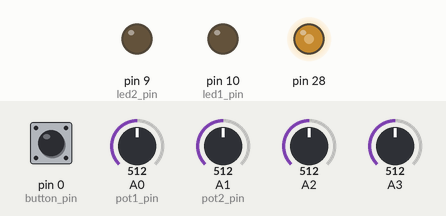
Recording of a sketch running on a simulated Teensy 4. On the bench: output pins drawn as LEDs (lit = HIGH). Inputs (shaded band) come from the test bench; at power-on: pin 0 (button_pin) HIGH, A1 (pot2_pin) = 512, A0 (pot1_pin) = 512, A2 = 512, A3 = 512 (analog values on the 0–1023 scale). What the sketch prints to the serial monitor is not drawn.

Above: at 1.2 s.
1.3 s: pin 0 (button_pin) pulled LOW for 0.15 s
4.4 s: pin 0 (button_pin) pulled LOW for 1 s
Timing chart, 0 to 4.4 s (numbered marks = the images above; inputs shaded):
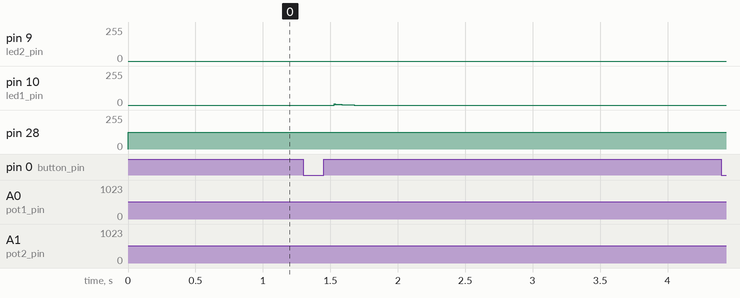

Measured:
- after the input at 1.3 s, pin 9 (led2_pin): stays 0/255 (without the input it goes to 184/255 after 3.1 s)

The sketch:

class2_-_2_LFO_and_envelope_commented.ino
```cpp
/*
  Modulating the oscillator with LFOs
*/

IntervalTimer timer1; //Make a new interval timer called timer1

int led1_pin =  10;
int led1_state = LOW;
int led2_pin =  9;
int led2_state = 0;
unsigned long current_time;

//Instead of having the variables named like this:
/*
  unsigned long  previous_time1 = 0;
  unsigned long  previous_time2 = 0;
  unsigned long  previous_time3 = 0;
  unsigned long interval1 = 50;
  unsigned long interval2 = 50;
  unsigned long interval3 = 50;

*/

//lets do it like this:
unsigned long  previous_time[8];
unsigned long  time_interval[8] = {50, 50, 200};
//interval[0] now contains 50, interval[2] is 200, interval[3] is 0

int button_pin = 0;
int prev_button_state;
int button_state;
int pot1_pin = A0;
int pot2_pin = A1;
int pot_reading[8];
float fold_amount; //floats can hold decimals
float freq1;
float freq2, freq3;
int out1, out2, out3;// You can define variables like this too. All of them will be integers equal to 0
uint32_t dds_tune;
uint32_t dds_rate;
int lfo_latch[8];
float lfo[8]; //an array of 8 integers named "lfo"
float mod[8];
unsigned long cu, du, looptime;


void setup() {
  pinMode(led1_pin, OUTPUT);
  pinMode(led2_pin, OUTPUT);
  pinMode(button_pin, INPUT_PULLUP);
  //On the Teensy the resolutions of the in and out can be set to 12 bits
  // by default it is 8 bit out, 10 bit in
  // when looking at other examples it's important to know what range these values are
  analogReadResolution(12);
  analogWriteResolution(12);
  analogReadAveraging(64); //instead of reading once, do it 64 times and average

  //set the rate of our interrupt timer
  dds_rate = 40; //20 microseconds = 50KHz
  dds_tune = (1.00 / (dds_rate * .000001)); //used to make the oscillation at the frequency we want them to be
  timer1.begin(osc1, dds_rate);
}

void osc1() { // code that is run whenever the timer goes off, every 20 micros

  cu = micros(); // count the time in microseconds
  //this can be done in the loop but since it is not looping at a set rate like this timer, the results can be glitchy

  out1 = oscillator(0, freq1, mod[0], mod[3] + .25); //oscillator(voice select, frequency, amplitude, shape)

  //we can use these oscillators as LFO too, just make them slow and change the output levels to fit your needs
  out2 = oscillator(1, .0002, 1, .5); //oscillator(voice select, frequency, amplitude, shape)
  mod[3]= (out2/4095.0)/2.0; //take the out which does from 0-4095 and make it 0-1.0, then 0-.5. This is then added to .25 to modulate the shape of the oscillator above.

  mod[2] = (out2 + 2048) / 4095.0;
  out3 = fold(out1 * fold_amount); //folds the input instead of clipping it based on the level of the volume pot.


  if (cu - previous_time[1] > time_interval[0]) {
    previous_time[1] = cu;

    //this "lfo" is being used as an envelope. A modulator that is stated by something and does not repeat.
    if (lfo_latch[0] == 0) {
      lfo[0] *= .97;  //same as lfo[0]=lfo[0]*.97  lfo[] needs to be a float for this to work
    }
    if (lfo[0] < 1 ) { //4095 is the highest number we can analogWrite since we have it set to 12 bits
      lfo[0] = 0;
      lfo_latch[0] = 1;  //there is no "if" for lfo_latch==1 so it does nothing
    }
    mod[0] = lfo[0] / 4095.0;  //take the number that goes from 0-4095.0 to 0.0-1.0

    analogWrite(led1_pin, lfo[0]);
  }


  analogWrite(A14, out3 + 2048); // The oscillators produce numbers between -2048 and 2048 but the DAC can't output negatove numbers so we add the offset back in
}

void loop()
{

  current_time = millis();
  prev_button_state = button_state;
  button_state = digitalRead(button_pin);

  if (button_state == 0 && prev_button_state == 1) {  //if the button goes from not pressed to pressed
    lfo_latch[0] = 0;  //make the envelope latch 0
    lfo[0] = 4095.0; //set the envelope to he high level
    Serial.println("!"); //print so let us know the button and this "if" is working
  }

  pot_reading[0] = analogRead(A0); //Read the analog voltage at pin A0. Returns 0 for 0 volts and 4095(12 bits) for the max voltage (3.3V)
  time_interval[0] = pot_reading[0];

  pot_reading[1] = analogRead(A1);
  time_interval[1] = pot_reading[1];

  pot_reading[2] = analogRead(A2);
  freq1 = pot_reading[2] / 4.0; //divide by a float to make sure we get a float out
  freq2 = freq1 * .501; //.5 would be a perfect octave down. Detuning it a tiny bit gives it an interesting sound

  pot_reading[3] = analogRead(A3);
  freq3 = pot_reading[3] / 2.0;

  fold_amount = 1.0;


  if (cu - previous_time[2] > time_interval[1]) {
    previous_time[2] = cu;

    if (lfo_latch[1]==0){
    lfo[1] -= 10;
  }
    if (lfo_latch[1]==1){
    lfo[1] += 10;
  }
    if (lfo[1] < 0) { //4095 is the highest number we can analogWrite since we have it set to 12 bits
      lfo[1] = 0; //make sure it doesn't go below 0
      lfo_latch[1]=1; //change the latch so it rises next time around
    }
    if (lfo[1] >4095) {
      lfo[1] = 4095;
      lfo_latch[1]=0; //change the latch so it decreases next time around
    }

    mod[1] = (lfo[1] / 4095.0);
    analogWrite(led2_pin, lfo[1]);
  }

  if (current_time - previous_time[3] > 5) { // don't print things out faster than every 5 milliseconds, it can cause Arduino to crash
    previous_time[3] = current_time;
Serial.println(lfo[1]);
  }

  du = micros() - cu;
} //end of loop


//you can declare "global" variable wherever but the code above it can't see them.
// So you should always do your declaring at the very top
int16_t wavelength = 4095;
uint32_t accumulator[8] = {}; //these are arrays here where are 8 separate variables called accumulator. accumulator[0],accumulator[1],etc
uint32_t increment[8] = {};
uint32_t waveindex[8] = {};


//Here's a function I made to generate a waveform that can be adjusted from saw to ramp

//(voice select, frequency, amplitude, shape)
// Each separate oscillator needs a unique voice select number
// Frequency is a floating point to allow for finer control
// Amplitude is a float 0.0 to 1.0, off to full amplitude
// 0.0 shape is a saw, 0.5 is triangle and 1.0 is ramp

int16_t oscillator(byte sel, float freq, float amp, float tri_shape) {
  int16_t tout;  //"local" variables can only be seen in the {} they are in and anything in sub {}
  int waveamp = amp * 4095.00;

  int knee = tri_shape * 4095.00;

  if (knee < 0)
  {
    knee = 0;
  }

  if (knee > wavelength - 1)
  {
    knee = wavelength - 1;
  }

  increment[sel] = (4294967296.00 * (freq)) / (dds_tune);

  accumulator[sel] += increment[sel];
  waveindex[sel] = ((accumulator[sel]) >> (32 - 12)); //wavelength is 12 bits

  if (waveindex[sel] < knee) {
    tout = ((waveindex[sel]) * waveamp) / knee;
  }

  if (waveindex[sel] >= knee) {
    tout = ((((waveindex[sel] - knee) * waveamp) / (wavelength - knee)) * -1) + waveamp;
  }

  return tout - (waveamp / 2);

}

//This is meant to "fold" a waveform, creating new harmonics
// just give it an input and it returns a folded output
int16_t fold(int16_t input) {
  int16_t foldv = input;

  static int h_res = 2040;
  static int ih_res = h_res * -1;

  for (int i; i < 8; i++) {
    if (foldv > h_res) {
      foldv -= ((foldv - h_res) * 2);
    }
    if (foldv < ih_res) {
      foldv += ((foldv * -1) - (h_res)) * 2;
    }
  }
  return foldv;
}
```
